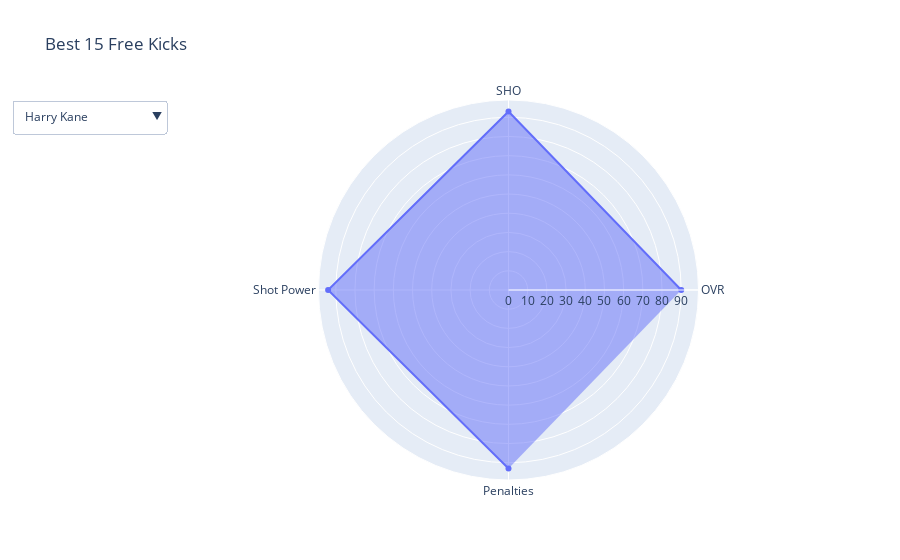

This figure's notebook cell:
### Code cell
fig = go.Figure()
for player in penalties_data.Name:
    player_data = penalties_data[penalties_data['Name'] == player][penalties].values.flatten()
    fig.add_trace(
        go.Scatterpolar(
            r=player_data,
            theta=penalties,
            name=player,
            fill='toself',
            visible=False
        )
    )

fig.data[0].visible = True


fig.update_layout(
    updatemenus=[
        dict(
            buttons=[
                dict(
                    args=[{"visible": [i == j for i in range(len(penalties_data['Name']))]}],  
                    label=player,
                    method='update'
                )
                for j, player in enumerate(penalties_data['Name'])  
            ],
            direction='down',
            showactive=True,
        )
    ]
)

fig.update_layout(
    title='Best 15 Free Kicks',
    xaxis_title='Attributes',
    yaxis_title='Value',
    polar=dict(
    radialaxis=dict(
      visible=True,
      range=[0, 99]
    )),
    showlegend=False
)

fig.show()

### Figure 1 — Plotly figure (JSON) as saved in the notebook; plotly's stock layout.template omitted (floating-point values rounded to 4 significant figures)
{"data": [{"fill": "toself", "name": "Harry Kane", "r": [90, 93, 94, 93], "theta": ["OVR", "SHO", "Shot Power", "Penalties"], "type": "scatterpolar", "visible": true}, {"fill": "toself", "name": "Ivan Toney", "r": [80, 81, 82, 92], "theta": ["OVR", "SHO", "Shot Power", "Penalties"], "type": "scatterpolar", "visible": false}, {"fill": "toself", "name": "Andrej Kramarić", "r": [81, 83, 82, 92], "theta": ["OVR", "SHO", "Shot Power", "Penalties"], "type": "scatterpolar", "visible": false}, {"fill": "toself", "name": "Borja Iglesias", "r": [78, 80, 83, 92], "theta": ["OVR", "SHO", "Shot Power", "Penalties"], "type": "scatterpolar", "visible": false}, {"fill": "toself", "name": "Vincenzo Grifo", "r": [80, 77, 85, 92], "theta": ["OVR", "SHO", "Shot Power", "Penalties"], "type": "scatterpolar", "visible": false}, {"fill": "toself", "name": "Hakan Çalhanoğlu", "r": [86, 80, 86, 90], "theta": ["OVR", "SHO", "Shot Power", "Penalties"], "type": "scatterpolar", "visible": false}, {"fill": "toself", "name": "Cristhian Stuani", "r": [76, 79, 80, 90], "theta": ["OVR", "SHO", "Shot Power", "Penalties"], "type": "scatterpolar", "visible": false}, {"fill": "toself", "name": "Robert Lewandowski", "r": [88, 88, 89, 90], "theta": ["OVR", "SHO", "Shot Power", "Penalties"], "type": "scatterpolar", "visible": false}, {"fill": "toself", "name": "Fabinho", "r": [82, 69, 81, 90], "theta": ["OVR", "SHO", "Shot Power", "Penalties"], "type": "scatterpolar", "visible": false}, {"fill": "toself", "name": "Bruno Fernandes", "r": [87, 85, 86, 90], "theta": ["OVR", "SHO", "Shot Power", "Penalties"], "type": "scatterpolar", "visible": false}, {"fill": "toself", "name": "Cristiano Ronaldo", "r": [86, 88, 92, 90], "theta": ["OVR", "SHO", "Shot Power", "Penalties"], "type": "scatterpolar", "visible": false}, {"fill": "toself", "name": "Dzsenifer Marozsán", "r": [81, 81, 88, 90], "theta": ["OVR", "SHO", "Shot Power", "Penalties"], "type": "scatterpolar", "visible": false}, {"fill": "toself", "name": "Erling Haaland", "r": [91, 92, 94, 90], "theta": ["OVR", "SHO", "Shot Power", "Penalties"], "type": "scatterpolar", "visible": false}, {"fill": "toself", "name": "Luis Muriel", "r": [78, 78, 79, 89], "theta": ["OVR", "SHO", "Shot Power", "Penalties"], "type": "scatterpolar", "visible": false}, {"fill": "toself", "name": "Jorginho", "r": [82, 67, 71, 89], "theta": ["OVR", "SHO", "Shot Power", "Penalties"], "type": "scatterpolar", "visible": false}], "layout": {"polar": {"radialaxis": {"range": [0, 99], "visible": true}}, "showlegend": false, "title": {"text": "Best 15 Free Kicks"}, "updatemenus": [{"buttons": [{"args": [{"visible": [true, false, false, false, false, false, false, false, false, false, false, false, false, false, false]}], "label": "Harry Kane", "method": "update"}, {"args": [{"visible": [false, true, false, false, false, false, false, false, false, false, false, false, false, false, false]}], "label": "Ivan Toney", "method": "update"}, {"args": [{"visible": [false, false, true, false, false, false, false, false, false, false, false, false, false, false, false]}], "label": "Andrej Kramarić", "method": "update"}, {"args": [{"visible": [false, false, false, true, false, false, false, false, false, false, false, false, false, false, false]}], "label": "Borja Iglesias", "method": "update"}, {"args": [{"visible": [false, false, false, false, true, false, false, false, false, false, false, false, false, false, false]}], "label": "Vincenzo Grifo", "method": "update"}, {"args": [{"visible": [false, false, false, false, false, true, false, false, false, false, false, false, false, false, false]}], "label": "Hakan Çalhanoğlu", "method": "update"}, {"args": [{"visible": [false, false, false, false, false, false, true, false, false, false, false, false, false, false, false]}], "label": "Cristhian Stuani", "method": "update"}, {"args": [{"visible": [false, false, false, false, false, false, false, true, false, false, false, false, false, false, false]}], "label": "Robert Lewandowski", "method": "update"}, {"args": [{"visible": [false, false, false, false, false, false, false, false, true, false, false, false, false, false, false]}], "label": "Fabinho", "method": "update"}, {"args": [{"visible": [false, false, false, false, false, false, false, false, false, true, false, false, false, false, false]}], "label": "Bruno Fernandes", "method": "update"}, {"args": [{"visible": [false, false, false, false, false, false, false, false, false, false, true, false, false, false, false]}], "label": "Cristiano Ronaldo", "method": "update"}, {"args": [{"visible": [false, false, false, false, false, false, false, false, false, false, false, true, false, false, false]}], "label": "Dzsenifer Marozsán", "method": "update"}, {"args": [{"visible": [false, false, false, false, false, false, false, false, false, false, false, false, true, false, false]}], "label": "Erling Haaland", "method": "update"}, {"args": [{"visible": [false, false, false, false, false, false, false, false, false, false, false, false, false, true, false]}], "label": "Luis Muriel", "method": "update"}, {"args": [{"visible": [false, false, false, false, false, false, false, false, false, false, false, false, false, false, true]}], "label": "Jorginho", "method": "update"}], "direction": "down", "showactive": true}], "xaxis": {"title": {"text": "Attributes"}}, "yaxis": {"title": {"text": "Value"}}}}
